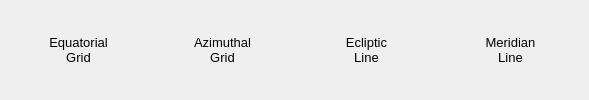
      <widget class="QFrame" name="wfistRow">
       <layout class="QHBoxLayout" name="horizontalLayout_9">
        <property name="spacing">
         <number>9</number>
        </property>
        <property name="topMargin">
         <number>9</number>
        </property>
        <property name="bottomMargin">
         <number>9</number>
        </property>
        <item>
         <widget class="QPushButton" name="btnEquitorialGrid">
          <property name="minimumSize">
           <size>
            <width>135</width>
            <height>40</height>
           </size>
          </property>
          <property name="maximumSize">
           <size>
            <width>135</width>
            <height>16777215</height>
           </size>
          </property>
          <property name="styleSheet">
           <string notr="true">QPushButton { 
     border-style: inset;
     border-width: 1px;
     border-radius:5px;
	 padding: 3px;
     border-style: solid;
     border-width: 1px;
     border-radius:5px;
     border-color: palette(button);
	 padding: 3px;
     font-size: 10pt;
}

QPushButton:checked { 
     border-color: palette(dark);
    background-color: qradialgradient(cx: 0.7, cy: 1.4, fx: 0.7, fy: 1.9, radius: 1.5, stop: 0 rgb(255, 255, 0), stop: 1 transparent );
}

QPushButton:pressed { 
     border-color: palette(dark);
     background-color: qradialgradient(cx: 0.7, cy: 1.4, fx: 0.7, fy: 1.9, radius: 1.5, stop: 0 palette(dark), stop: 1 transparent );
}

</string>
          </property>
          <property name="text">
           <string>Equatorial
Grid</string>
          </property>
          <property name="icon">
           <iconset resource="../../data/mainRes.qrc">
            <normaloff>:/graphicGui/gui/btEquatorialGrid-off.png</normaloff>:/graphicGui/gui/btEquatorialGrid-off.png</iconset>
          </property>
          <property name="iconSize">
           <size>
            <width>32</width>
            <height>32</height>
           </size>
          </property>
          <property name="checkable">
           <bool>true</bool>
          </property>
         </widget>
        </item>
        <item>
         <widget class="QPushButton" name="btnAzimuthalGrid">
          <property name="minimumSize">
           <size>
            <width>135</width>
            <height>40</height>
           </size>
          </property>
          <property name="maximumSize">
           <size>
            <width>135</width>
            <height>16777215</height>
           </size>
          </property>
          <property name="styleSheet">
           <string notr="true">QPushButton { 
     border-style: inset;
     border-width: 1px;
     border-radius:5px;
	 padding: 3px;
     border-style: solid;
     border-width: 1px;
     border-radius:5px;
     border-color: palette(button);
	 padding: 3px;
     font-size: 10pt;
}

QPushButton:checked { 
     border-color: palette(dark);
    background-color: qradialgradient(cx: 0.7, cy: 1.4, fx: 0.7, fy: 1.9, radius: 1.5, stop: 0 rgb(255, 255, 0), stop: 1 transparent );
}

QPushButton:pressed { 
     border-color: palette(dark);
     background-color: qradialgradient(cx: 0.7, cy: 1.4, fx: 0.7, fy: 1.9, radius: 1.5, stop: 0 palette(dark), stop: 1 transparent );
}

</string>
          </property>
          <property name="text">
           <string>Azimuthal
Grid</string>
          </property>
          <property name="icon">
           <iconset resource="../../data/mainRes.qrc">
            <normaloff>:/graphicGui/gui/btAzimuthalGrid-off.png</normaloff>:/graphicGui/gui/btAzimuthalGrid-off.png</iconset>
          </property>
          <property name="iconSize">
           <size>
            <width>32</width>
            <height>32</height>
           </size>
          </property>
          <property name="checkable">
           <bool>true</bool>
          </property>
         </widget>
        </item>
        <item>
         <widget class="QPushButton" name="btnEclipticLine">
          <property name="minimumSize">
           <size>
            <width>135</width>
            <height>40</height>
           </size>
          </property>
          <property name="maximumSize">
           <size>
            <width>135</width>
            <height>16777215</height>
           </size>
          </property>
          <property name="styleSheet">
           <string notr="true">QPushButton { 
     border-style: inset;
     border-width: 1px;
     border-radius:5px;
	 padding: 3px;
     border-style: solid;
     border-width: 1px;
     border-radius:5px;
     border-color: palette(button);
	 padding: 3px;
     font-size: 10pt;
}

QPushButton:checked { 
     border-color: palette(dark);
    background-color: qradialgradient(cx: 0.7, cy: 1.4, fx: 0.7, fy: 1.9, radius: 1.5, stop: 0 rgb(255, 255, 0), stop: 1 transparent );
}

QPushButton:pressed { 
     border-color: palette(dark);
     background-color: qradialgradient(cx: 0.7, cy: 1.4, fx: 0.7, fy: 1.9, radius: 1.5, stop: 0 palette(dark), stop: 1 transparent );
}

</string>
          </property>
          <property name="text">
           <string>Ecliptic
Line</string>
          </property>
          <property name="iconSize">
           <size>
            <width>32</width>
            <height>32</height>
           </size>
          </property>
          <property name="checkable">
           <bool>true</bool>
          </property>
         </widget>
        </item>
        <item>
         <widget class="QPushButton" name="btnMeridianLine">
          <property name="minimumSize">
           <size>
            <width>135</width>
            <height>40</height>
           </size>
          </property>
          <property name="maximumSize">
           <size>
            <width>135</width>
            <height>16777215</height>
           </size>
          </property>
          <property name="styleSheet">
           <string notr="true">QPushButton { 
     border-style: inset;
     border-width: 1px;
     border-radius:5px;
	 padding: 3px;
     border-style: solid;
     border-width: 1px;
     border-radius:5px;
     border-color: palette(button);
	 padding: 3px;
     font-size: 10pt;
}

QPushButton:checked { 
     border-color: palette(dark);
    background-color: qradialgradient(cx: 0.7, cy: 1.4, fx: 0.7, fy: 1.9, radius: 1.5, stop: 0 rgb(255, 255, 0), stop: 1 transparent );
}

QPushButton:pressed { 
     border-color: palette(dark);
     background-color: qradialgradient(cx: 0.7, cy: 1.4, fx: 0.7, fy: 1.9, radius: 1.5, stop: 0 palette(dark), stop: 1 transparent );
}

</string>
          </property>
          <property name="text">
           <string>Meridian
Line</string>
          </property>
          <property name="iconSize">
           <size>
            <width>32</width>
            <height>32</height>
           </size>
          </property>
          <property name="checkable">
           <bool>true</bool>
          </property>
         </widget>
        </item>
       </layout>
      </widget>
